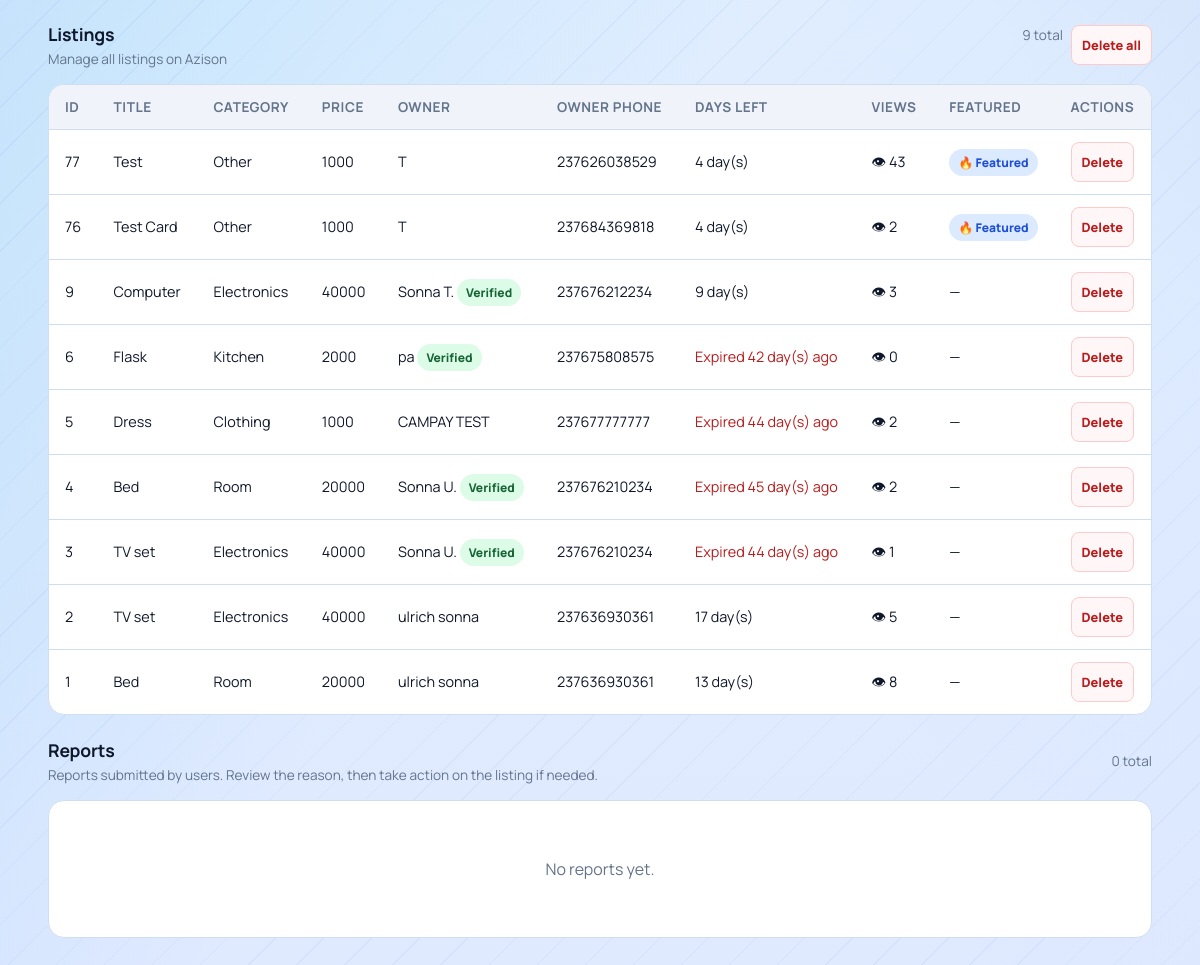
Page /admin (signed in, lower part) on the earlier database version.
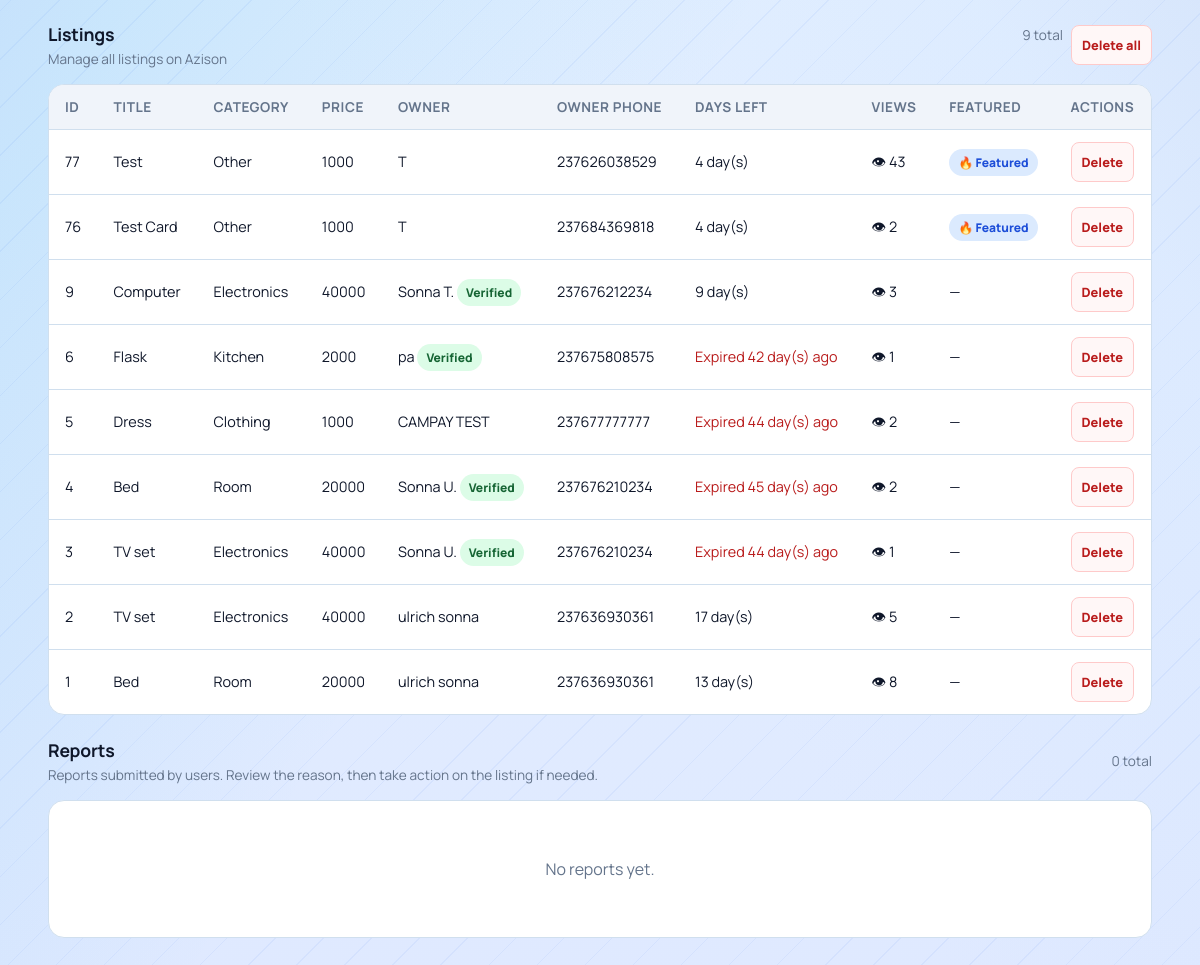
Same page on the later database version.
### tables this page shows
CREATE TABLE listings(
            id INTEGER PRIMARY KEY AUTOINCREMENT,
            title TEXT,
            price TEXT,
            category TEXT,
            phone TEXT,
            owner_phone TEXT,
            leave_date TEXT,
            description TEXT,
            image TEXT,
            is_featured INTEGER DEFAULT 0
        , view_count INTEGER DEFAULT 0);

CREATE TABLE users(
            id INTEGER PRIMARY KEY AUTOINCREMENT,
            full_name TEXT NOT NULL,
            phone TEXT NOT NULL UNIQUE,
            password_hash TEXT NOT NULL,
            email TEXT,
            google_sub TEXT,
            auth_provider TEXT NOT NULL DEFAULT 'local',
            created_at TEXT NOT NULL
        , is_admin INTEGER DEFAULT 0, is_active INTEGER DEFAULT 1, is_verified INTEGER DEFAULT 0);

### app.py (the view, shortened to what this page needs)
@app.route("/admin")
@admin_required
def admin_panel():
    conn = get_db()
    cursor = conn.cursor()
    ensure_user_verified_column(cursor)
    conn.commit()
    cursor.execute(
        """
        SELECT l.*, u.full_name as owner_name, u.is_verified as owner_is_verified
        FROM listings l
        LEFT JOIN users u ON u.phone = l.owner_phone
        ORDER BY l.id DESC
        """
    )
    rows = cursor.fetchall()
    cursor.execute(
        """
        SELECT u.id, u.full_name, u.phone, u.email, u.auth_provider, u.is_admin, u.is_active, u.is_verified, u.created_at,
               (SELECT COUNT(*) FROM listings l WHERE l.owner_phone = u.phone) AS listing_count
        FROM users u
        ORDER BY u.is_active ASC, u.id DESC
        """
    )
    user_rows = cursor.fetchall()
    cursor.execute(
        """
        SELECT r.id, r.listing_id, r.reporter_user_id, r.reason, r.comment, r.created_at,
               l.title AS listing_title, l.category AS listing_category,
               u.full_name AS reporter_name, u.phone AS reporter_phone, u.email AS reporter_email
        FROM reports r
        LEFT JOIN listings l ON l.id = r.listing_id
        LEFT JOIN users u ON u.id = r.reporter_user_id
        ORDER BY r.id DESC
        """
    )
    report_rows = cursor.fetchall()
    conn.close()
    today = current_date()
    listings = []
    for row in rows:
        leave_date = datetime.strptime(row["leave_date"], "%Y-%m-%d").date()
        days_left = (leave_date - today).days
        is_expired = days_left < 0
        is_soon = 0 <= days_left <= 3
        listings.append(
            {
                "id": row["id"],
                "title": row["title"],
                "price": row["price"],
                "category": row["category"],
                "phone": row["phone"],
                "owner_phone": row["owner_phone"] or "",
                "owner_name": row["owner_name"] or "Unknown",
                "owner_is_verified": bool(row_value(row, "owner_is_verified", 0) == 1),
                "leave_date": row["leave_date"],
                "description": row["description"] or "",
                "image": row["image"],
                "is_featured": row["is_featured"],
                "view_count": row["view_count"],
                "days_left": days_left,
                "is_expired": is_expired,
                "is_soon": is_soon,
            }
        )
    users = []
    for user_row in user_rows:
        users.append(
            {
                "id": user_row["id"],
                "full_name": user_row["full_name"] or "",
                "phone": user_row["phone"] or "",
                "email": user_row["email"] or "",
                "auth_provider": user_row["auth_provider"] or "local",
                "is_admin": bool(user_row["is_admin"] == 1),
                "is_active": bool(user_row["is_active"] == 1),
                "is_verified": bool(row_value(user_row, "is_verified", 0) == 1),
                "created_at": user_row["created_at"] or "",
                "listing_count": user_row["listing_count"] or 0,
            }
        )
    reports = []
    return render_template("admin.html", listings=listings, users=users, reports=reports)

### app.py (called while the page is built)
def env_flag(name):
    return os.getenv(name, "").strip().lower() in {"1", "true", "yes", "on"}

def get_db():
    if USE_POSTGRES:
        if psycopg2 is None:
            raise RuntimeError("DATABASE_URL is set but psycopg2 is not installed.")
        return PostgresConnection(psycopg2.connect(normalize_database_url(DATABASE_URL)))
    conn = sqlite3.connect(SQLITE_DATABASE_PATH)
    conn.row_factory = sqlite3.Row
    return conn

def normalize_phone(raw_phone):
    if not raw_phone:
        return ""
    phone = re.sub(r"\D", "", raw_phone)
    if phone.startswith("00"):
        phone = phone[2:]
    national_number = ""
    if phone.startswith("237") and len(phone) == 12:
        national_number = phone[3:]
    elif len(phone) == 10 and phone.startswith("0"):
        national_number = phone[1:]
    elif len(phone) == 9:
        national_number = phone
    else:
        return ""
    if len(national_number) != 9 or national_number[0] not in {"2", "6"}:
        return ""
    phone = "237" + national_number
    return phone

def current_date():
    return datetime.today().date()

### templates/admin.html (shortened to what the changed rows need)
<!DOCTYPE html>
<html lang="en">
<head>
    <link rel="stylesheet" href="{{ url_for('static', filename='css/marketplace.css') }}">
</head>
<body>
    <main class="page">
        <section class="section-heading">
            <div>
                <h2>Listings</h2>
            </div>
        </section>
        <section class="table-container">
            {% if listings %}
                <table>
                    <thead>
                        <tr>
                            <th>ID</th>
                            <th>Title</th>
                            <th>Category</th>
                            <th>Price</th>
                            <th>Owner</th>
                            <th>Owner Phone</th>
                            <th>Days Left</th>
                            <th>Views</th>
                            <th>Featured</th>
                            <th>Actions</th>
                        </tr>
                    </thead>
                    <tbody>
                        {% for item in listings %}
                        <tr>
                            <td>{{ item['id'] }}</td>
                            <td>{{ item['title'] }}</td>
                            <td>{{ item['category'] }}</td>
                            <td>{{ item['price'] }}</td>
                            <td>
                                {{ item['owner_name'] }}
                                {% if item['owner_is_verified'] %}
                                    <span class="badge verified">Verified</span>
                                {% endif %}
                            </td>
                            <td>{{ item['owner_phone'] }}</td>
                            <td>
                                {% if item['is_expired'] %}
                                    <span style="color: var(--danger);">Expired {{ item['days_left'] * -1 }} day(s) ago</span>
                                {% elif item['is_soon'] %}
                                    <span class="deadline soon">⚡ {{ item['days_left'] }} day(s)</span>
                                {% else %}
                                    {{ item['days_left'] }} day(s)
                                {% endif %}
                            </td>
                            <td>👁 {{ item['view_count'] or 0 }}</td>
                            <td>
                                {% if item['is_featured'] == 1 %}
                                    <span class="badge featured">🔥 Featured</span>
                                {% else %}
                                    —
                                {% endif %}
                            </td>
                            <td>
                                <form method="POST" action="{{ url_for('admin_delete_listing', id=item['id']) }}" onsubmit="return confirm('Are you sure you want to delete this listing?');">
                                    <button class="danger-btn" type="submit">Delete</button>
                                </form>
                            </td>
                        </tr>
                        {% endfor %}
                    </tbody>
                </table>
            {% else %}
                <div class="empty">
                    <p>No listings found.</p>
                </div>
            {% endif %}
        </section>
        <section class="section-heading">
            <div>
                <h2>Reports</h2>
            </div>
        </section>
    </main>
</body>
</html>

Differences in the rows shown:
changed listings "Flask": view_count "0" → "1"
